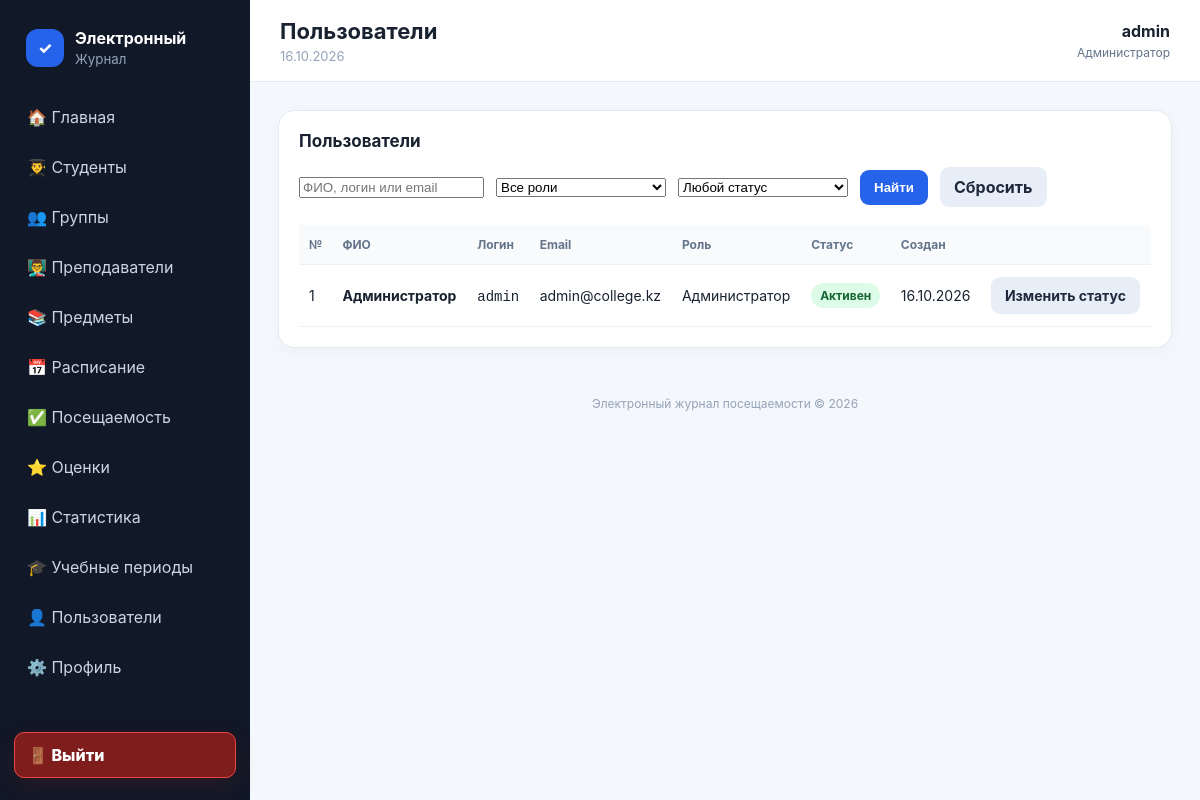
The page /admin/users.php (signed in) on the database its author committed.
### tables this page shows
CREATE TABLE users (
 id INT AUTO_INCREMENT PRIMARY KEY,
 login VARCHAR(100) NOT NULL UNIQUE,
 email VARCHAR(150) DEFAULT '',
 avatar VARCHAR(255) DEFAULT '',
 password VARCHAR(255) NOT NULL,
 role ENUM('admin','teacher','student') NOT NULL,
 status ENUM('active','blocked') NOT NULL DEFAULT 'active',
 created_at TIMESTAMP DEFAULT CURRENT_TIMESTAMP
);

### admin/users.php (the view, shortened to what this page needs)
<?php
require_once "../config/database.php";
$page_title="Пользователи";
$q=trim($_GET['q']??''); $role=$_GET['role']??''; $status=$_GET['status']??'';
$sql="SELECT u.id,u.login,u.email,u.role,u.status,u.created_at, COALESCE(CONCAT(t.surname,' ',t.name,' ',t.patronymic),CONCAT(s.surname,' ',s.name,' ',s.patronymic),'Администратор') AS full_name FROM users u LEFT JOIN teachers t ON t.user_id=u.id LEFT JOIN students s ON s.user_id=u.id WHERE 1";
$p=[]; if($q!==''){$sql.=" AND (u.login LIKE ? OR u.email LIKE ? OR t.surname LIKE ? OR s.surname LIKE ?)";$like="%$q%";$p=[$like,$like,$like,$like];} if(in_array($role,['admin','teacher','student'],true)){$sql.=" AND u.role=?";$p[]=$role;} if(in_array($status,['active','blocked'],true)){$sql.=" AND u.status=?";$p[]=$status;} $sql.=" ORDER BY FIELD(u.role,'admin','teacher','student'),full_name,u.id";$st=$pdo->prepare($sql);$st->execute($p);$rows=$st->fetchAll();
include "../includes/header.php";?>
<div class="panel"><h2>Пользователи</h2>
<form method="get" class="filters" style="display:flex;gap:12px;flex-wrap:wrap;margin-bottom:18px">
<input name="q" value="<?=htmlspecialchars($q)?>" placeholder="ФИО, логин или email" autocomplete="off">
<select name="role"><option value="">Все роли</option></select>
<select name="status"><option value="">Любой статус</option><option value="active" <?=$status==='active'?'selected':''?>>Активные</option><option value="blocked" <?=$status==='blocked'?'selected':''?>>Заблокированные</option></select>
<button class="btn" type="submit">Найти</button><a class="btn secondary" href="users.php">Сбросить</a></form>
<div class="table-wrap"><table><tr><th>№</th><th>ФИО</th><th>Логин</th><th>Email</th><th>Роль</th><th>Статус</th><th>Создан</th><th></th></tr><?php $n=1; foreach($rows as $r):?><tr><td><?=$n++?></td><td><b><?=htmlspecialchars(trim($r['full_name']))?></b></td><td><code><?=htmlspecialchars($r['login'])?></code></td><td><?=htmlspecialchars($r['email'])?></td><td><?=['admin'=>'Администратор','teacher'=>'Преподаватель','student'=>'Студент'][$r['role']]??htmlspecialchars($r['role'])?></td><td><span class="badge <?=$r['status']==='active'?'present':'absent'?>"><?=$r['status']==='active'?'Активен':'Заблокирован'?></span></td><td><?=date('d.m.Y',strtotime($r['created_at']))?></td><td><a class="btn secondary" href="?toggle=<?=$r['id']?>" onclick="return confirm('Изменить статус пользователя?')">Изменить статус</a></td></tr><?php endforeach;?></table></div></div><?php include "../includes/footer.php";?>

### includes/header.php (shortened to what this page needs)
<?php
$user = $_SESSION['user'] ?? null;
$roleLabels = ['admin'=>'Администратор','teacher'=>'Преподаватель','student'=>'Студент'];$academicPeriod='';try{$academicPeriod=$pdo->query("SELECT CONCAT(a.name,' · ',COALESCE(s.name,'')) FROM academic_years a LEFT JOIN semesters s ON s.academic_year_id=a.id AND s.is_active=1 WHERE a.is_active=1 LIMIT 1")->fetchColumn()?:'';}catch(Throwable $e){}
?>
<!doctype html>
<html lang="ru">
<head>
<link rel="stylesheet" href="../assets/css/style.css?v=<?= @filemtime(__DIR__.'/../assets/css/style.css') ?: time() ?>">
</head>
<body>
<div class="app">
<aside class="sidebar" id="sidebar">
  <div class="brand"><span class="brand-mark">✓</span><div><b>Электронный</b><small>Журнал</small></div></div>
  <nav>
    <?php if (($user['role'] ?? '') === 'admin'): ?>
      <a href="dashboard.php">🏠 Главная</a>
      <a href="students.php">👨‍🎓 Студенты</a>
      <a href="groups.php">👥 Группы</a>
      <a href="teachers.php">👨‍🏫 Преподаватели</a>
      <a href="subjects.php">📚 Предметы</a>
      <a href="lessons.php">📅 Расписание</a>
      <a href="attendance.php">✅ Посещаемость</a>
      <a href="grades.php">⭐ Оценки</a>
      <a href="statistics.php">📊 Статистика</a>
      <a href="academic.php">🎓 Учебные периоды</a>
      <a href="users.php">👤 Пользователи</a>
      <a href="profile.php">⚙️ Профиль</a>
    <?php endif; ?>
  </nav>
  <button class="logout logout-btn" type="button" onclick="openLogoutModal()">🚪 Выйти</button>
</aside>
<main class="main">
<header class="topbar">
  <div>
    <h1><?= htmlspecialchars($page_title ?? "Электронный журнал") ?></h1>
    <p><?= date("d.m.Y") ?><?php if($academicPeriod): ?> · <span class="academic-period"><?=htmlspecialchars($academicPeriod)?></span><?php endif; ?></p>
  </div>
  <a class="profile profile-link" href="profile.php"><span><?= htmlspecialchars($user['login'] ?? '') ?></span><em><?= htmlspecialchars($roleLabels[$user['role'] ?? ''] ?? '') ?></em></a>
</header>
<section class="content">

### assets/css/style.css (style rules this page uses)
* { box-sizing:border-box }
body { margin:0;font-family:Inter,Segoe UI,Arial,sans-serif;background:#f4f7fb;color:#182230 }
a { text-decoration:none;color:inherit }
.app { display:flex;min-height:100vh }
.sidebar { width:250px;background:#111827;color:#cbd5e1;padding:22px 14px;display:flex;flex-direction:column;position:fixed;inset:0 auto 0 0;z-index:20 }
.brand { display:flex;gap:11px;align-items:center;padding:6px 12px 28px;color:#fff }
.brand-mark { width:38px;height:38px;border-radius:12px;background:#2563eb;display:grid;place-items:center;font-weight:800 }
.brand b,.brand small { display:block }
.brand small { color:#94a3b8;margin-top:3px }
.sidebar nav { display:grid;gap:6px }
.sidebar nav a,.logout { padding:12px 13px;border-radius:10px;transition:.2s }
.logout { margin-top:auto;color:#fca5a5 }
.main { margin-left:250px;flex:1;min-width:0 }
.topbar { height:82px;background:#fff;border-bottom:1px solid #e5eaf1;display:flex;align-items:center;gap:18px;padding:0 30px;position:sticky;top:0;z-index:10 }
.topbar h1 { font-size:22px;margin:0 }
.topbar p { margin:4px 0 0;color:#94a3b8;font-size:13px }
.profile { margin-left:auto;text-align:right }
.profile span { display:block;font-weight:700 }
.profile em { font-size:12px;color:#64748b;font-style:normal }
.content { padding:28px;max-width:1500px;margin:auto }
.panel { background:#fff;border:1px solid #e5eaf1;border-radius:16px;padding:20px;box-shadow:0 5px 18px #0f172a08 }
.panel h2 { margin:0 0 16px;font-size:17px }
.table-wrap { overflow:auto }
table { width:100%;border-collapse:collapse;min-width:650px }
th,td { text-align:left;padding:12px 10px;border-bottom:1px solid #edf0f5;font-size:14px }
th { font-size:12px;color:#64748b;background:#f8fafc }
.btn { border:0;background:#2563eb;color:white;padding:10px 14px;border-radius:9px;cursor:pointer;font-weight:700;display:inline-block }
.btn.secondary { background:#e8eef8;color:#1e293b }
.badge { display:inline-block;padding:5px 9px;border-radius:999px;font-size:12px;font-weight:700 }
.present { background:#dcfce7;color:#166534 }
.logout-btn { width:100%;border:1px solid #ef4444;background:#7f1d1d;color:#fff;font:inherit;text-align:left;cursor:pointer;font-weight:800;box-shadow:0 8px 22px #7f1d1d35 }
.profile-link { text-decoration:none;color:inherit }
.filters { display:flex;gap:10px;flex-wrap:wrap;align-items:center }
.filters input,.filters select { min-width:170px }
.table-wrap table td { vertical-align:middle }

### rows shown on the page
users: login "admin", role "Администратор", full_name "Администратор", email "admin@college.kz", status "Активен", created_at "16.10.2026"

### other values the page prints
$page_title "Пользователи"
